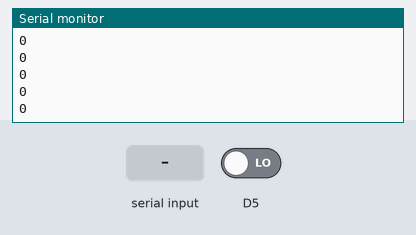
Bench run of a sketch on a simulated ESP8266 (NodeMCU). On the bench: the last lines printed to the serial monitor. Inputs (shaded band) come from the test bench; at power-on: D5 LOW.

Above: at 1.2 s.
1.3 s: "on" received over Serial
At 1.31 s:
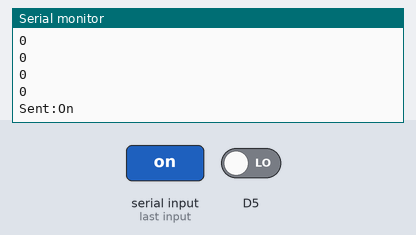
2.8 s: "on" received over the second serial link
At 2.97 s:
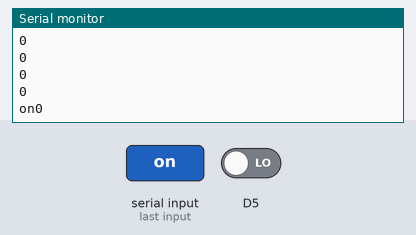
4.3 s: "off" received over Serial
At 4.32 s:
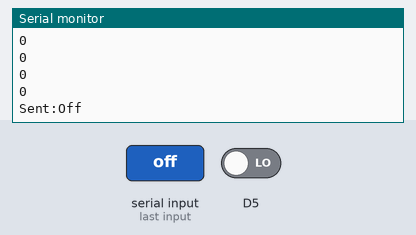
5.8 s: "off" received over the second serial link
At 5.98 s:
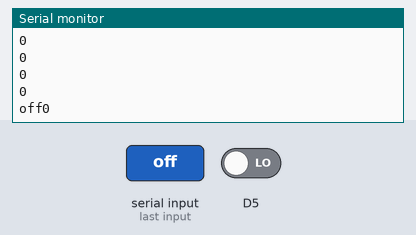
7.3 s: D5 driven HIGH
At 7.43 s:
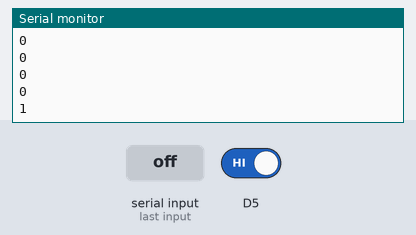

The sketch:

MegaSide.ino
```cpp
void setup() {

  // put your setup code here, to run once:
  Serial.begin(9600);
  Serial1.begin(9600);

  pinMode(D5, INPUT);

}

void loop() {
  // put your main code here, to run repeatedly:
  String readString;
  String Q;

  //-------------------------------Check Serial Port---------------------------------------

  int val = digitalRead(D5);
  delay(100);
  Serial.println(val);

  while (Serial1.available()) {
    delay(1);
    if (Serial1.available() > 0) {
      char c = Serial1.read();
      Serial.print(c);
      if (isControl(c)) {
        break;
      }

    }

  }


  while (Serial.available()) {
    delay(1);
    if (Serial.available() > 0) {
      char c = Serial.read();  //gets one byte from serial buffer
      if (isControl(c)) {
        //'Serial.println("it's a control character");
        break;
      }
      readString += c; //makes the string readString
    }
  }

  Q = readString;
  //--------Checking Serial Read----------
  if (Q == "on") {
    Serial1.print("1");
    Serial.println("Sent:On");
  }
  if (Q == "off") {
    Serial1.print("2");
    Serial.println("Sent:Off");
  }


}
```

Measured:
- after the input at 1.3 s, the serial monitor: prints a new line at once (image 1)
- after the input at 2.8 s, the serial monitor: prints a new line at once (image 2)
- after the input at 4.3 s, the serial monitor: prints a new line at once (image 3)
- after the input at 5.8 s, the serial monitor: prints a new line at once (image 4)
- after the input at 7.3 s, the serial monitor: prints a new line after 0.13 s (image 5)
